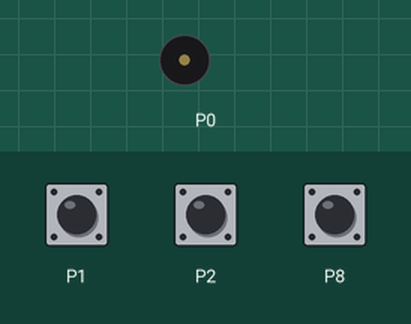
Simulated run of this program. Board: BBC micro:bit (MakeCode). Parts: buzzer (waves = sounding). The inputs (shaded band) are chosen by the test bench; at power-on: P1 LOW, P2 LOW, P8 LOW.

Above: at 1.2 s.
1.3 s: P1 pulled HIGH for 1 s
At 1.45 s:
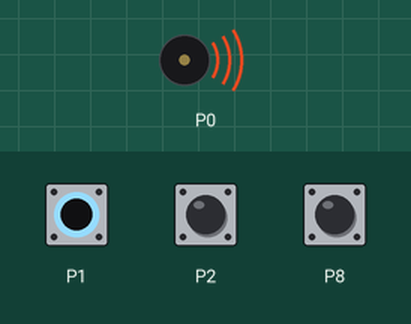
4.3 s: P2 pulled HIGH for 3.2 s
At 8.5 s:
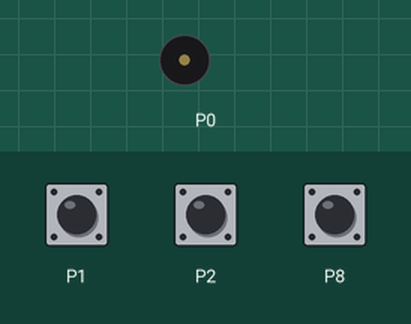
9.0 s: P1 pulled HIGH for 3.2 s
At 9.16 s:
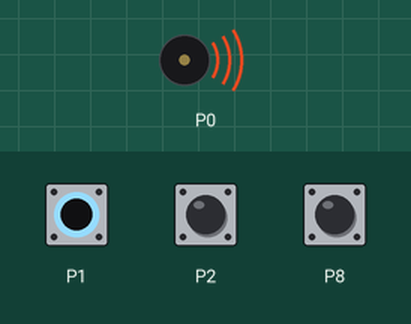
13.7 s: P8 pulled HIGH for 3.2 s
At 18.1 s:
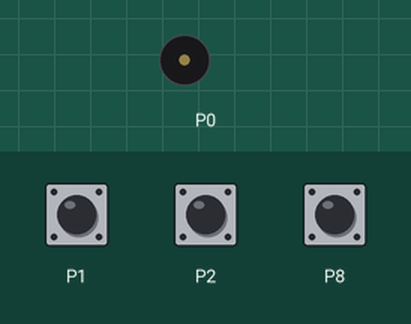
Timing chart, 0 to 19.4 s (numbered marks = the images above; inputs shaded):
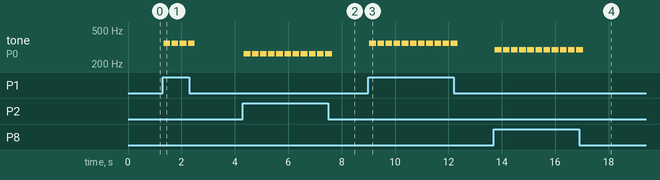

The program:

main.ts
```typescript
let line0 = 0
let line1 = 0
let line2 = 0
basic.forever(function () {
    line0 = pins.digitalReadPin(DigitalPin.P2)
    line1 = pins.digitalReadPin(DigitalPin.P8)
    line2 = pins.digitalReadPin(DigitalPin.P1)
    if (line0 || (line1 || line2)) {
        basic.pause(30)
        line0 = pins.digitalReadPin(DigitalPin.P2)
        line1 = pins.digitalReadPin(DigitalPin.P8)
        line2 = pins.digitalReadPin(DigitalPin.P1)
        if (!(line2) && (!(line1) && line0)) {
            music.playTone(262, music.beat(BeatFraction.Half))
        }
        if (!(line2) && (line1 && !(line0))) {
            music.playTone(294, music.beat(BeatFraction.Half))
        }
        if (!(line2) && (line1 && line0)) {
            music.playTone(330, music.beat(BeatFraction.Half))
        }
        if (line2 && (!(line1) && !(line0))) {
            music.playTone(349, music.beat(BeatFraction.Half))
        }
        if (line2 && (!(line1) && line0)) {
            music.playTone(392, music.beat(BeatFraction.Half))
        }
        if (line2 && (line1 && !(line0))) {
            music.playTone(440, music.beat(BeatFraction.Half))
        }
        if (line2 && (line1 && line0)) {
            music.playTone(494, music.beat(BeatFraction.Half))
        }
    }
})
```

test.ts
```typescript
// 테스트는 여기로 이동합니다; 이 패키지가 확장으로 사용될 때 컴파일되지 않을 것 입니다.
```

Measured:
- after the input at 1.3 s, tone on P0: alternates 349 Hz for 0.25 s and silent for 0.06 s, 8 changes in all, then stays silent, starting at once
- after the input at 4.3 s, tone on P0: alternates 262 Hz for 0.25 s and silent for 0.06 s, 22 changes in all, then stays silent, starting at once
- after the input at 9.0 s, tone on P0: alternates 349 Hz for 0.25 s and silent for 0.06 s, 22 changes in all, then stays silent, starting at once
- after the input at 13.7 s, tone on P0: alternates 294 Hz for 0.25 s and silent for 0.06 s, 22 changes in all, then stays silent, starting at once
